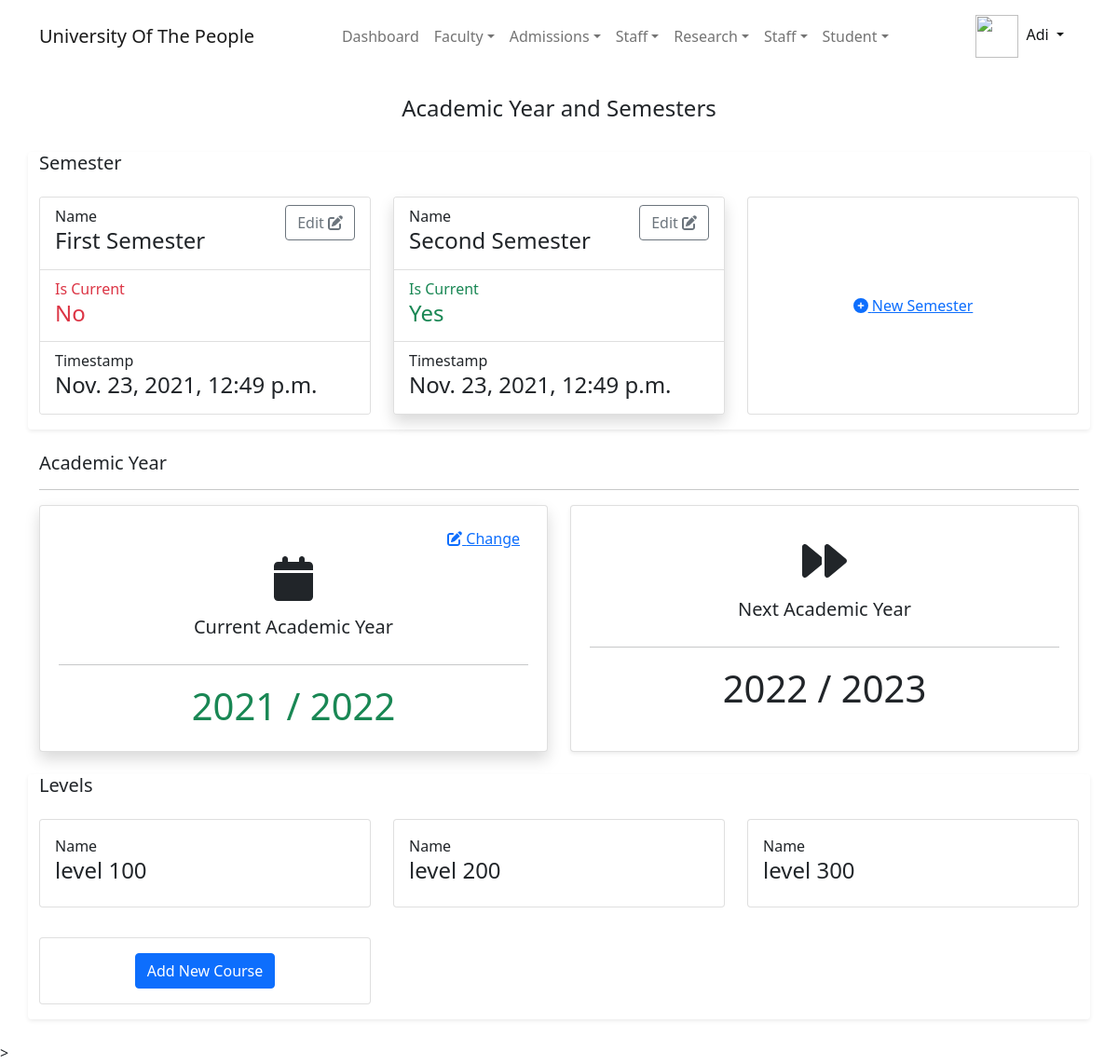
/system/semesteracademicyear/ (signed in), run on an earlier commit of the app's database.
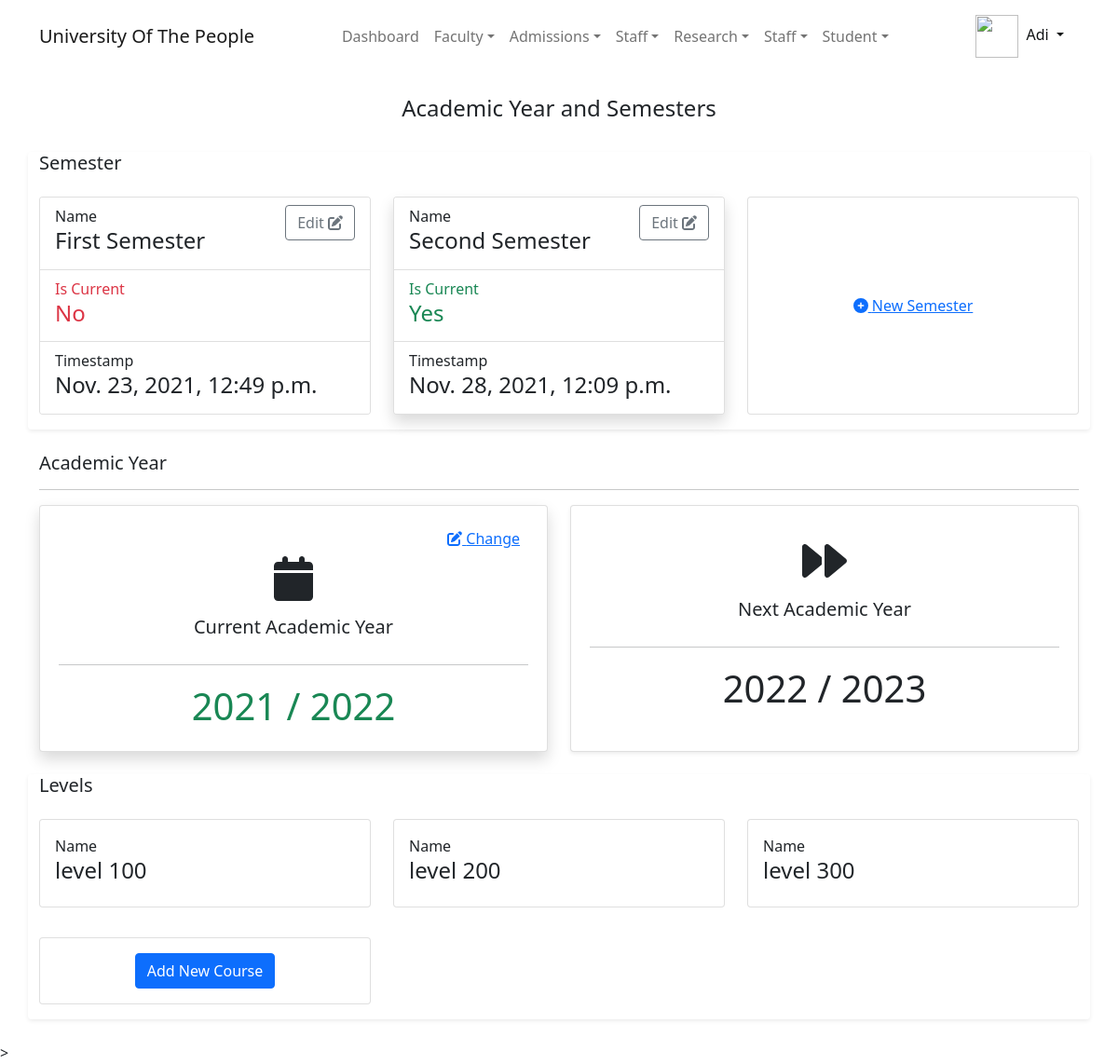
And on a later commit of the database.
### system/models.py (models this page shows, shortened)
class SemesterModel(models.Model):
    name = models.CharField(max_length=60, help_text=_('Semester/term name. Eg. First Semester'), validators=[validate_alphanumberic_space], unique=True)
    timestamp = models.DateTimeField(auto_now=True)
    is_current = models.BooleanField(default=False, verbose_name=_('Current Semester'))
    class Meta:
        db_table = 'institution_semester'
        verbose_name_plural = 'Semesters'
        verbose_name = 'Semester'
        constraints = [
            models.UniqueConstraint(
                fields=['is_current'],
                condition=models.Q(is_current=True),
                name='unique_active_semester'
            )
        ]
    def get_absolute_update_url(self):
        return reverse('System:semester_update',
                       kwargs={
                           'name': self.name,
                           'id': self.id
                       })

### system/views.py (the view, shortened to what this page needs)
# urls.py: path('semesteracademicyear/', SemesterAcademicYearView.as_view(), name='semester_academic_year'),
class SemesterAcademicYearView(LoginRequiredMixin, PermissionRequiredMixin, ListView):
    template_name = 'system/semesteracademicyear.html'
    model = SemesterModel
    permission_required = 'system.view_semestermodel'
    level_form = LevelCreationForm
    def get_context_data(self, **kwargs):
        ctx = super(SemesterAcademicYearView, self).get_context_data(**kwargs)
        ctx['title'] = 'Semester and Academic Years'
        ctx['academic_year'] = self.get_academic_year()
        ctx['levels'] = self.get_levels()
        ctx['level_Mtitel'] = self.get_course_modal_title()
        ctx['level_form'] = self.level_form(self.request.POST or None)
        return ctx
    def get_academic_year(self):
        return '2021 / 2022', '2022 / 2023'
    def get_levels(self):
        return Level.objects.all()
    def get_course_modal_title(self):
        return 'Add Level'

### Home/templatetags/institution_extra.py (called while the page is built)
@register.simple_tag(name='institutionFullName')
def get_institution_fullname_name():
    return settings.COLLEGE_FULL_NAME

@register.simple_tag(name='institutionShortName')
def get_institution_short_name():
    return settings.COLLEGE_SHORT_NAME

### accounts/LoginSessionMiddleWare.py (called while the page is built)
    def __call__(self, request):
        user = request.user
        if user.is_authenticated:
            stored_session_key = user.session_key
            if stored_session_key and stored_session_key != request.session.session_key:
                try:
                    Session.objects.get(session_key=stored_session_key).delete()
                except Session.DoesNotExist:
                    pass
            user.session_key = request.session.session_key
            user.computer_name = request.META.get('COMPUTERNAME')
            user.username = request.META.get('USERNAME')
            user.http_sec_ch_ua = request.META.get('HTTP_SEC_CH_UA')
            user.os = request.META.get('OS')
            user.save()
        response = self.get_response(request)
        return response

### accounts/models.py (called while the page is built)
    def get_short_name(self):
        return self.first_name

### system/templates/system/semesteracademicyear.html (shortened to what the changed rows need)
{% extends 'base/base.html' %}
{% block container %}
    <div class="container">
        <div class="row my-4 shadow-sm rounded">
            {% if semestermodel_list %}
                {% for semestermodel in semestermodel_list %}
                    <div class="col-md-6 col-lg-4 my-3">
                        <div class="card {% if semestermodel.is_current %} shadow {% else %} hover_shadow {% endif %}">
                            <ul class="list-group list-group-flush">
                               <li class="list-group-item d-flex justify-content-between">
                                   <div>
                                       <span>Name</span>
                                       <h4>{{ semestermodel.name }}</h4>
                                   </div>
                                   <div class="">
                                       <a href="{{ semestermodel.get_absolute_update_url }}" onclick="dynamicSpinner(this)" class="btn btn-outline-secondary">
                                            Edit <span class="fa fa-edit"></span>
                                        </a>
                                   </div>
                               </li>
                                <li class="list-group-item {% if semestermodel.is_current %} text-success {% else %} text-danger {% endif %}">
                                    <span>Is Current</span>
                                    <h4 class="">{{ semestermodel.is_current|yesno|title }}</h4>
                                </li>
                                <li class="list-group-item">
                                    <span>Timestamp</span>
                                    <h4>{{ semestermodel.timestamp }}</h4>
                                </li>
                            </ul>
                        </div>
                    </div>
                {% endfor %}
            {% endif %}
        </div>
        <div class="row my-4 ">
            <div class="col-md-6 mx-auto">
                <div class="card shadow h-100">
                    <div class="card-body">
                        <div class="d-flex flex-column gap-3 justify-content-center text-center">
                            <h1 class="text-success">{{ academic_year|first }}</h1>
                        </div>
                    </div>
                </div>
            </div>
            <div class="col-md-6 mx-auto">
                <div class="card shadow-sm h-100">
                    <div class="card-body d-flex flex-column gap-3 justify-content-center text-center">
                        <h1>{{ academic_year|last }}</h1>
                    </div>
                </div>
            </div>
        </div>
    </div>
{% endblock %}

What changed in the data, as far as the page shows it:
changed SemesterModel "Second Semester": timestamp "Nov. 23, 2021, 12:49 p.m." → "Nov. 28, 2021, 12:09 p.m."
